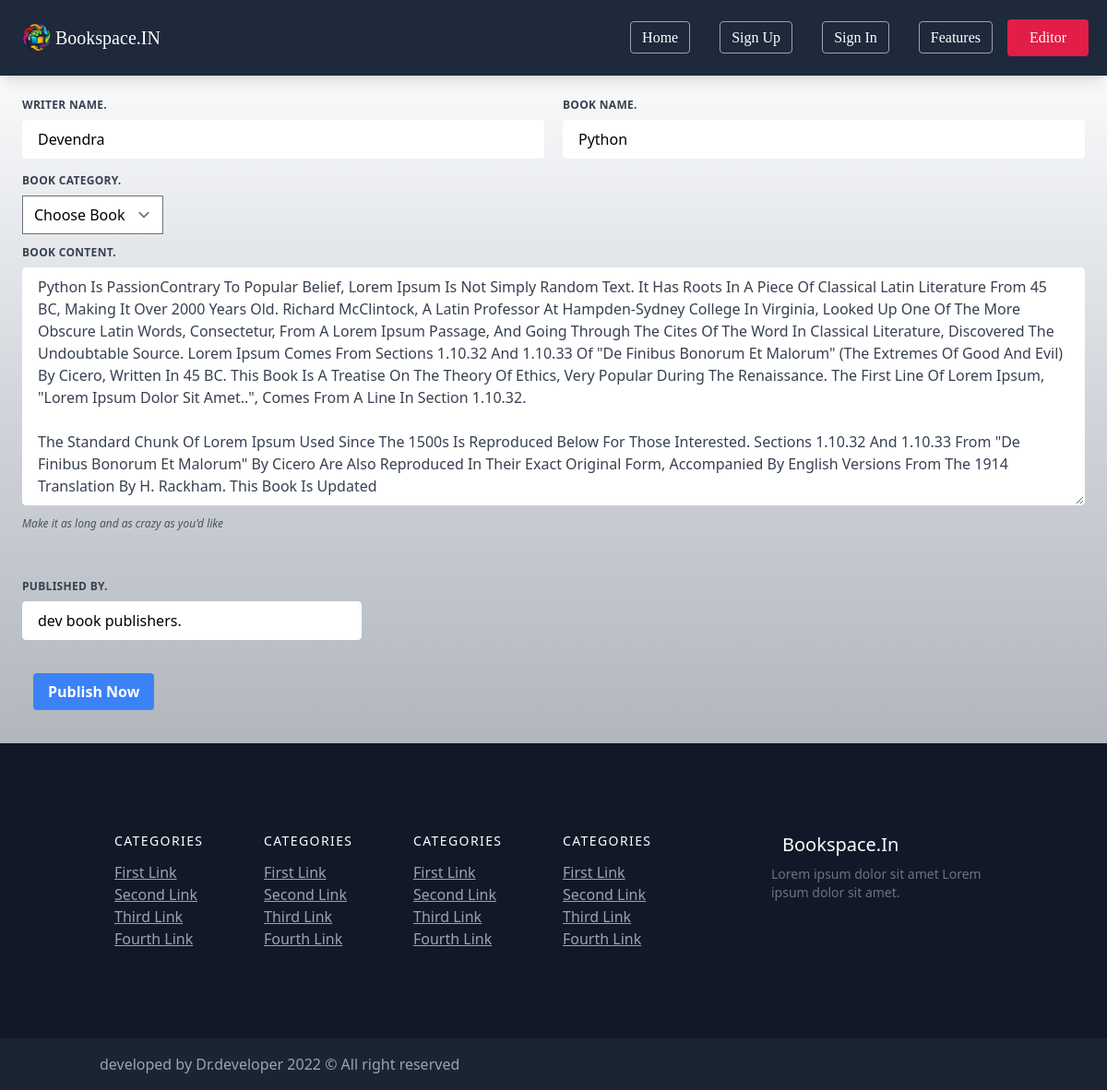
Screenshot of /update/1 with the database file from the repository.
### books/models.py (models this page shows, shortened)
class Mybook(models.Model):
    writer_name=models.CharField(max_length=150)
    book_name=models.CharField(max_length=150)
    book_category=models.CharField(max_length=6,choices=BOOKS)
    book_content=models.TextField()
    published_by=models.CharField(max_length=150)
    published_date=models.DateTimeField(auto_now_add=True)

### books/views.py (the view)
# urls.py: path('update/<int:id>',update_book,name='update'),
def update_book(request,id):
    if request.method == 'POST':
        pi=Mybook.objects.get(id=id)
        print(pi,'oooo')
        form=Add_book(request.POST ,instance=pi)
        if form.is_valid():
            form.save()
            return redirect('allbook')
    else:
        pi=Mybook.objects.get(pk=id)
        form=Add_book(instance=pi)
    return render(request,'updatebook.html',{'form':form})

### books/templates/updatebook.html (shortened to what this page needs)
{% extends 'base.html' %}
{% load static %}
{% block content %}
<div class="p-4 bg-gradient-to-t via-gray-300 from-gray-500/50 ">
<form class="md:w-full  " method="post">
    <div class="flex flex-col  md:justify-center md:p-2 md:items-center  md:flex-row ">
      <div class=" md:w-1/2  ">
        <label class="block uppercase tracking-wide text-gray-700 text-xs font-bold mb-2" for="grid-first-name">
          {{form.writer_name.label}}.
        </label>
        {{form.writer_name}}
      </div>
      <div class="  md:w-1/2 md:ml-5 ">
        <label class="block uppercase tracking-wide text-gray-700 text-xs font-bold mb-2" for="grid-first-name">
          {{form.book_name.label}}.
        </label>
        {{form.book_name}}
      </div>
    </div>
      <div class="flex flex-wrap -mx-3 mb-6 p-2 md:p-2">
        <div class="w-full md:w-1/3 px-3 mb-6 md:mb-0">
          <div class="md:full">
            <label class="block uppercase tracking-wide text-gray-700 text-xs font-bold mb-2" for="grid-first-name">
              {{form.book_category.label}}.
            </label>
            <select name="book_category" required id="id_book_category">
              <option value="" selected>Choose Book</option>
            </select>
          </div>
      </div>
        <div class="w-full p-3">
            <label class="block uppercase tracking-wide text-gray-700 text-xs font-bold mb-2" for="grid-password">
               {{form.book_content.label}}.
            </label>
                {{form.book_content}}
        <p class="text-gray-600 text-xs italic">Make it as long and as crazy as you'd like</p>
      </div>
    </div>
    <div class="flex flex-wrap -mx-3 mb-2 p-2  md:p-2">
      <div class="w-full md:w-1/3 px-3 mb-6 md:mb-0 ">
        <label class="block uppercase tracking-wide text-gray-700 text-xs font-bold mb-2" for="grid-city">
          {{form.published_by.label}}.
        </label>
        {{form.published_by}}
      </div>
    </div>
    <div class="flex items-center justify-between p-5">
      <button class="bg-blue-500 hover:bg-blue-700 text-white font-bold py-2 px-4 rounded focus:outline-none focus:shadow-outline" type="submit">
        Publish Now
      </button>
    </div>
  </form>
</div>
{% endblock content %}

### rows the page displays
Mybook: writer_name "Devendra", book_name "Python", book_content "python is passionContrary to popular belief, Lorem Ipsum is not simply random text. It has roots in a piece of classical Latin literature from 45 BC, making it over 2000 years old. Richard McClintock, a Latin professor at Hampden-Sydney College in Virginia, looked up one of the more obscure Latin words, consectetur, from a Lorem Ipsum passage, and going through the cites of the word in classical literature, discovered the undoubtable source. Lorem Ipsum comes from sections 1.10.32 and 1.10.33 of \"de Finibus Bonorum et Malorum\" (The Extremes of Good and Evil) by Cicero, written in 45 BC. This book is a treatise on the theory of ethics, very popular during the Renaissance. The first line of…", published_by "dev book publishers."
